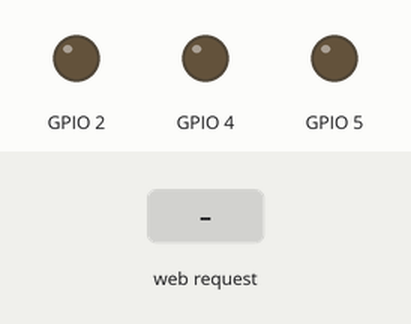
The sketch below on a simulated ESP32. Shown: output pins drawn as LEDs (lit = HIGH). Inputs (shaded band) come from the test bench. WiFi joins after 1.5 s; servers stay silent unless stated; what the sketch prints to the serial monitor is not drawn.

Above: at 2.7 s.
2.8 s: HTTP request GET /H2 received
At 4.0 s:
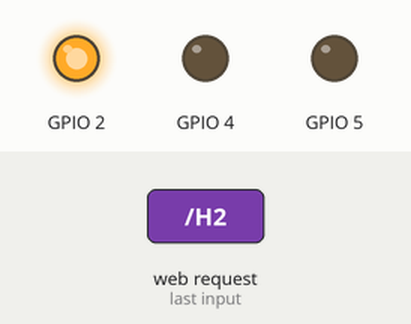
4.3 s: HTTP request GET /H4 received
At 5.1 s:
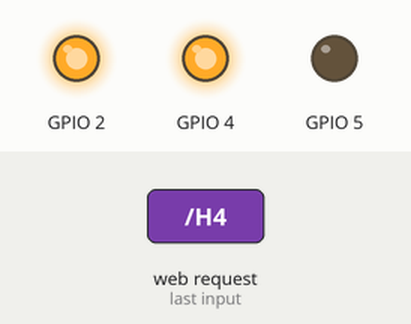
5.8 s: HTTP request GET /L2 received
At 6.2 s:
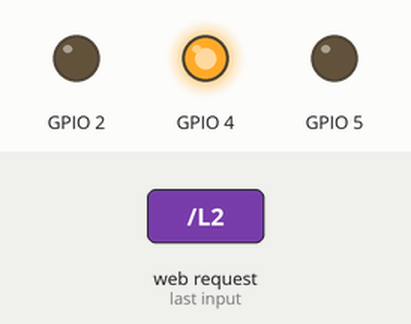
7.3 s: HTTP request GET /H5 received
At 8.5 s:
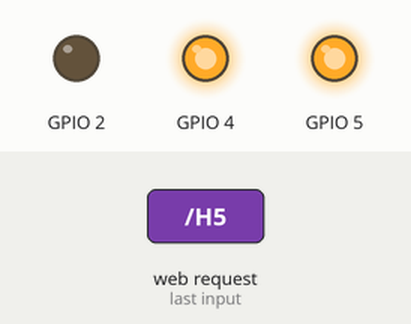
8.8 s: HTTP request GET /L4 received
At 9.8 s:
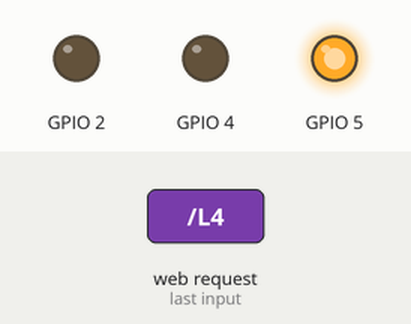
10.3 s: HTTP request GET /L5 received
At 10.9 s:
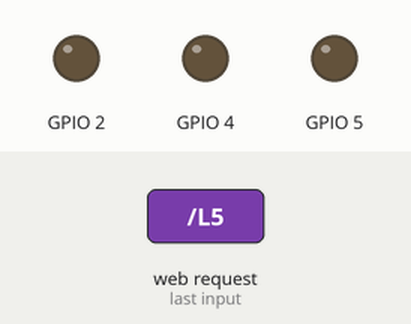
Timing chart, 0 to 12.8 s (numbered marks = the images above; inputs shaded):
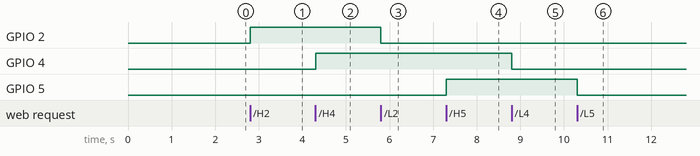

The sketch:

sketch_apr8b.ino
```cpp
#include <WiFi.h>

const char *ssid = "SLT FIBER";
const char *password = "aw2233072";

WiFiServer server(80);  // Use WiFiServer instead of NetworkServer

void setup() {
  Serial.begin(115200);

  // Set LED pins as outputs
  pinMode(2, OUTPUT);
  pinMode(4, OUTPUT);
  pinMode(5, OUTPUT);

  delay(10);

  Serial.println();
  Serial.print("Connecting to ");
  Serial.println(ssid);

  WiFi.begin(ssid, password);

  while (WiFi.status() != WL_CONNECTED) {
    delay(500);
    Serial.print(".");
  }

  Serial.println();
  Serial.println("WiFi connected.");
  Serial.print("IP address: ");
  Serial.println(WiFi.localIP());

  server.begin();
}

void loop() {
  WiFiClient client = server.available();  // Listen for incoming clients

  if (client) {
    Serial.println("New Client.");
    String currentLine = "";

    while (client.connected()) {
      if (client.available()) {
        char c = client.read();
        Serial.write(c);
        if (c == '\n') {
          if (currentLine.length() == 0) {
            // Send HTTP response
            client.println("HTTP/1.1 200 OK");
            client.println("Content-type:text/html");
            client.println();

            client.println("<h1>ESP32 LED Control</h1>");
            client.println("<p><a href=\"/H2\">Turn ON LED on pin 2</a></p>");
            client.println("<p><a href=\"/L2\">Turn OFF LED on pin 2</a></p>");
            client.println("<p><a href=\"/H4\">Turn ON LED on pin 4</a></p>");
            client.println("<p><a href=\"/L4\">Turn OFF LED on pin 4</a></p>");
            client.println("<p><a href=\"/H5\">Turn ON LED on pin 5</a></p>");
            client.println("<p><a href=\"/L5\">Turn OFF LED on pin 5</a></p>");
            client.println();

            break;
          } else {
            currentLine = "";
          }
        } else if (c != '\r') {
          currentLine += c;
        }

        // Control each LED based on URL
        if (currentLine.endsWith("GET /H2")) {
          digitalWrite(2, HIGH);
        } else if (currentLine.endsWith("GET /L2")) {
          digitalWrite(2, LOW);
        } else if (currentLine.endsWith("GET /H4")) {
          digitalWrite(4, HIGH);
        } else if (currentLine.endsWith("GET /L4")) {
          digitalWrite(4, LOW);
        } else if (currentLine.endsWith("GET /H5")) {
          digitalWrite(5, HIGH);
        } else if (currentLine.endsWith("GET /L5")) {
          digitalWrite(5, LOW);
        }
      }
    }

    client.stop();
    Serial.println("Client Disconnected.");
  }
}
```

Measured:
- after the input at 2.8 s, GPIO 2: LOW → HIGH at once
- after the input at 4.3 s, GPIO 4: LOW → HIGH at once
- after the input at 5.8 s, GPIO 2: HIGH → LOW at once
- after the input at 7.3 s, GPIO 5: LOW → HIGH at once
- after the input at 8.8 s, GPIO 4: HIGH → LOW at once
- after the input at 10.3 s, GPIO 5: HIGH → LOW at once
